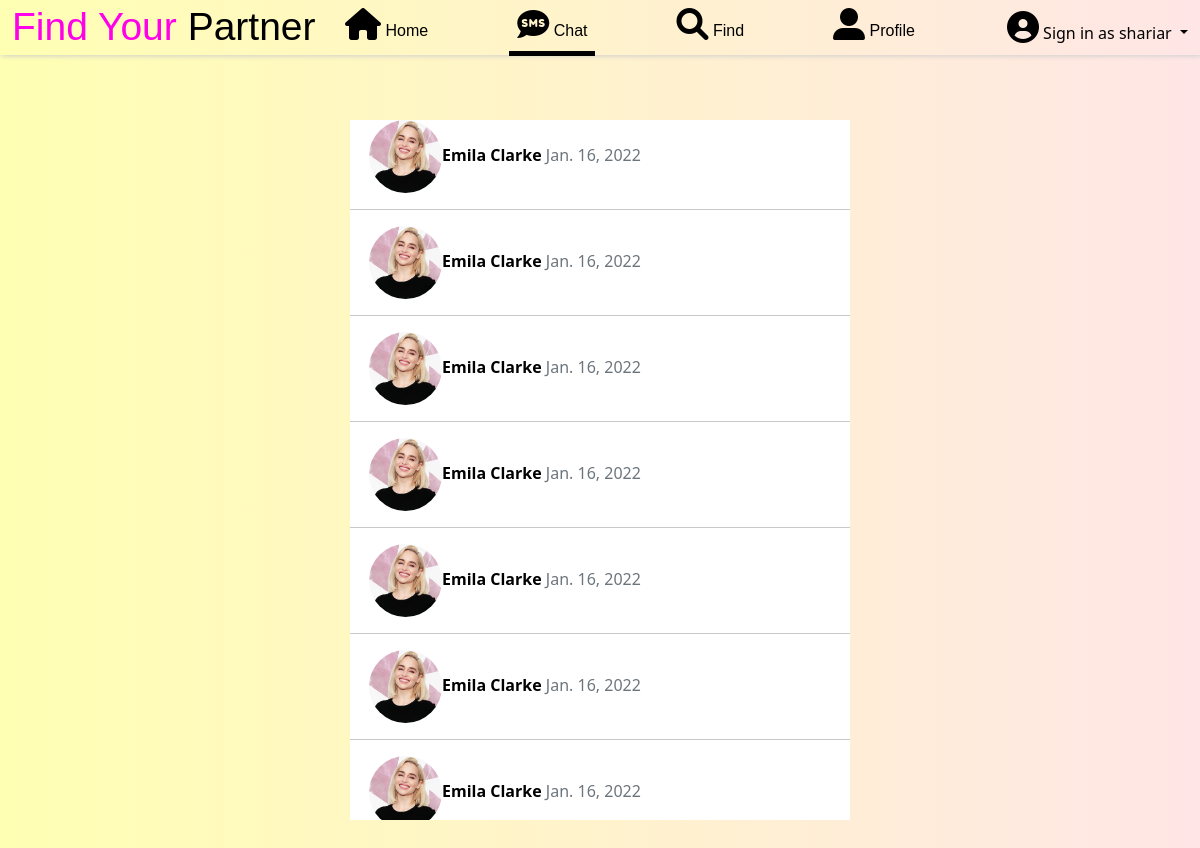
The page /chat_list (signed in) on the database its author committed.
### homepage/models.py (models this page shows, shortened)
class profile(models.Model):
    name = models.CharField (max_length=99,null=True,blank=True)
    username = models.CharField (max_length=99,null=True,blank=True)
    height = models.CharField (max_length=99)
    weight = models.CharField (max_length=99)
    eyes = models.CharField (max_length=99)
    hair = models.CharField (max_length=99)
    education = models.CharField (max_length=99)
    phone = models.CharField (max_length=99)
    email = models.CharField (max_length=99)
    description = models.TextField ()
    gender = models.CharField (max_length=99,null=True)
    cover_pic = models.ImageField(upload_to='photo/', blank=True, null=True, default = "photo/cover.png")
    profile_pic = models.ImageField(upload_to='photo/', blank=True, null=True, default = "photo/user.jpg")

class chat (models.Model):
    username = models.CharField (max_length=99)
    name = models.CharField (max_length=99)
    chat_user_name = models.CharField (max_length=99)
    chat_name = models.CharField (max_length=99)
    message = models.TextField (null=True)
    date = models.DateTimeField (auto_now_add=True)
    only_date = models.DateField (auto_now_add=True)
    friend_count = models.IntegerField (null = True, default=1)

### homepage/views.py (the view)
# urls.py: path('chat_list',views.chat_list.as_view(),name="chat_list"),
class chat_list (ListView):
    model = profile
    template_name = "chat_list.html"
    ordering = ['-id']
    def get_context_data(self, *args, **kwargs):
        context = super(chat_list, self).get_context_data(*args, **kwargs)
        context['status'] = post.objects.all()
        context['comment'] = user_comment.objects.all()
        context['chat_list'] = chat.objects.all()
        context['profile_list'] = profile.objects.all()
        return context

### templates/chat_list.html (shortened to what this page needs)
{% load static %}
<!DOCTYPE html>
<html lang="en">
<head>
    <link href="https://cdn.jsdelivr.net/npm/bootstrap@5.1.3/dist/css/bootstrap.min.css" rel="stylesheet"
>
    <link rel="stylesheet" href="https://cdnjs.cloudflare.com/ajax/libs/font-awesome/6.0.0-beta3/css/all.min.css"
 />
    <link href="http://fonts.cdnfonts.com/css/romantic" rel="stylesheet">
    <link href="http://fonts.cdnfonts.com/css/valeerie-morrie" rel="stylesheet">
</head>
{% if user.is_authenticated %}
<body style="background-color: rgb(181, 255, 251);">
    <nav class="navbar navbar-expand-lg navbar-light nav fixed-top">
        <div class="container-fluid box_shadow">
            <a style="color: rgb(255, 0, 234); font-family: 'Valeerie Morrie', sans-serif; font-size: 39px;"
                class="navbar-brand" href="/">Find Your
                <span style="color: black;">Partner</span></a>
            <div class="collapse navbar-collapse" id="navbarSupportedContent">
                <ul class="navbar-nav navs ms-auto mb-2 mb-lg-0">
                    <li class="nav-item nav_item">
                        <a style="color: black ;text-decoration: none;font-family: 'Winter', sans-serif;"
                            class="nav-link" aria-current="page" href="{% url 'home' %}"><i
                                class="fas fa-home fa-2x"></i> Home</a>
                    </li>
                    <li class="nav-item nav_item">
                        <a style="color: black; border-bottom: 1px solid white;border-bottom: 5px solid black;text-decoration: none;font-family: 'Winter', sans-serif;"
                            class="nav-link" aria-current="page" href="{% url 'chat_list' %}"><i class="fas fa-sms fa-2x"></i> Chat</a>
                    </li>
                    <li class="nav-item nav_item">
                        <a style="color: black ;text-decoration: none;font-family: 'Winter', sans-serif;"
                            class="nav-link" aria-current="page" href="/"><i class="fas fa-search fa-2x"></i> Find</a>
                    </li>
                    <li class="nav-item nav_item">
                        <a style="color: black ;text-decoration: none;font-family: 'Winter', sans-serif;"
                            class="nav-link" aria-current="page" href="{% url 'user_profile' %}"><i
                                class="fas fa-user-alt fa-2x"></i>
                            Profile</a>
                    </li>
                </ul>
                <ul style="margin: none;" class="navbar-nav ms-auto mb-2 mb-lg-0">
                    <li style="float: left;margin-top: 0px;" class="nav-item dropdown">
                        {% if user.is_authenticated %}
                    <li style="float: left;margin-top: 0px;" class="nav-item dropdown">
                        <a style="color: black;text-decoration: none;" class="nav-link-user dropdown-toggle" href="#"
                            id="navbarDropdown" role="button" data-bs-toggle="dropdown" aria-expanded="false">
                            <i class="fas fa-user-circle fa-2x"></i>
                            <span style="color: black;"> Sign in as {{ user.username }}</span>
                        </a>
                    </li>
                    {% else %}
                    <a style="color: whblackite ;" class="nav-link" aria-current="page" href="{% url 'signin' %}"><i
                            class="fas fa-user-circle fa-2x"></i>
                        <span style="color: black;font-family: 'Winter', sans-serif;"> Signup/Signin</span>
                    </a>
                    {% endif %}
                    </li>
                </ul>
            </div>
        </div>
    </nav>
    <br>
    <br>
    <br>
    <br>
    <br>
    <div style="height: 700px;width: 500px;background-color: white;margin: auto;overflow: scroll;">
        {% for chat in chat_list %}
        {% ifchanged %}
        {% if chat.chat_user_name == user.username %}
        {% for profile in profile_list %}
        {% if chat.username == profile.username %}
        {% if profile.profile_pic %}
        <div style = "padding-left: 19px;">
            <a style = "text-decoration: none;color: black;" href="{% url 'user_chat' profile.pk %}"><img src="{{ profile.profile_pic.url }}" width="73px" height="73px" style="border-radius: 50%;"><b>{{ chat.name }}</b><span class = "text-muted"> {{ chat.only_date }}</span></a>
        </div>
        <hr>
        {% endif %}
        {% endif %}
        {% endfor %}
        {% elif chat.username == user.username %}
        {% for profile in profile_list %}
        {% if chat.chat_user_name == profile.username %}
        {% if profile.profile_pic %}
        <div style = "padding-left: 19px;">
            <a style = "text-decoration: none;color: black;" href="{% url 'user_chat' profile.pk %}"><img src="{{ profile.profile_pic.url }}" width="73px" height="73px" style="border-radius: 50%;"><b>{{ chat.chat_name }}</b><span class = "text-muted"> {{ chat.only_date }}</span></a>
        </div>
        <hr>
        {% endif %}
        {% endif %}
        {% endfor %}
        {% endif %}
        {% endifchanged %}
        {% endfor %}
    </div>
</body>
{% else %}
{% load static %}
{% endif %}
</html>

### templates/chat_list.html (style rules this page uses)
.nav_item { margin-right: 73px; }
.box_shadow { background-image: linear-gradient(to right, #ffffb3, #ffe6e6); height: 39px; }
.nav { -webkit-box-shadow: 1px 1px 5px 0px rgba(207, 207, 207, 1); -moz-box-shadow: 1px 1px 5px 0px rgba(207, 207, 207, 1); box-shadow: 1px 1px 5px 0px rgba(207, 207, 207, 1); }
.navbar { background-image: linear-gradient(to right, #ffffb3, #ffe6e6); }
.navs { margin: auto; }
body { background: #DFC2F2; background-image: linear-gradient(to right, #ffffb3, #ffe6e6); background-attachment: fixed; background-size: cover; }

### rows shown on the page
chat: name "Emila Clarke", only_date "Jan. 16, 2022"
profile: profile_pic (picture)
chat: chat_name "Emila Clarke", only_date "Jan. 16, 2022"
chat: name "Emila Clarke", only_date "Jan. 16, 2022"
chat: chat_name "Emila Clarke", only_date "Jan. 16, 2022"
chat: name "Emila Clarke", only_date "Jan. 16, 2022"
chat: chat_name "Emila Clarke", only_date "Jan. 16, 2022"
chat: name "Emila Clarke", only_date "Jan. 16, 2022"

### other values the page prints
{{ user.username }} "shariar"
